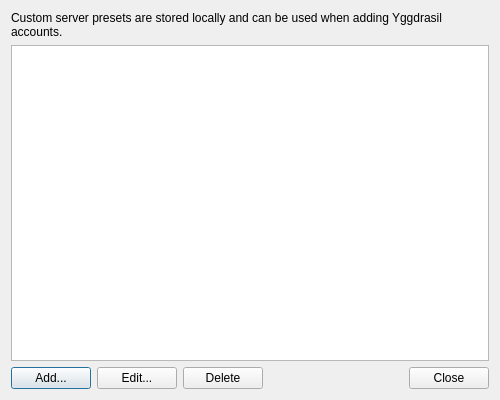
<?xml version="1.0" encoding="UTF-8"?>
<ui version="4.0">
 <class>YggdrasilPresetsDialog</class>
 <widget class="QDialog" name="YggdrasilPresetsDialog">
  <property name="geometry">
   <rect>
    <x>0</x>
    <y>0</y>
    <width>500</width>
    <height>400</height>
   </rect>
  </property>
  <property name="windowTitle">
   <string>Manage Yggdrasil Server Presets</string>
  </property>
  <layout class="QVBoxLayout" name="verticalLayout">
   <item>
    <widget class="QLabel" name="infoLabel">
     <property name="text">
      <string>Custom server presets are stored locally and can be used when adding Yggdrasil accounts.</string>
     </property>
     <property name="wordWrap">
      <bool>true</bool>
     </property>
    </widget>
   </item>
   <item>
    <widget class="QListWidget" name="presetList">
     <property name="selectionMode">
      <enum>QAbstractItemView::SingleSelection</enum>
     </property>
    </widget>
   </item>
   <item>
    <layout class="QHBoxLayout" name="buttonLayout">
     <item>
      <widget class="QPushButton" name="addButton">
       <property name="text">
        <string>Add...</string>
       </property>
      </widget>
     </item>
     <item>
      <widget class="QPushButton" name="editButton">
       <property name="text">
        <string>Edit...</string>
       </property>
      </widget>
     </item>
     <item>
      <widget class="QPushButton" name="deleteButton">
       <property name="text">
        <string>Delete</string>
       </property>
      </widget>
     </item>
     <item>
      <spacer name="horizontalSpacer">
       <property name="orientation">
        <enum>Qt::Horizontal</enum>
       </property>
       <property name="sizeHint" stdset="0">
        <size>
         <width>40</width>
         <height>20</height>
        </size>
       </property>
      </spacer>
     </item>
     <item>
      <widget class="QPushButton" name="closeButton">
       <property name="text">
        <string>Close</string>
       </property>
      </widget>
     </item>
    </layout>
   </item>
  </layout>
 </widget>
 <resources/>
 <connections/>
</ui>
